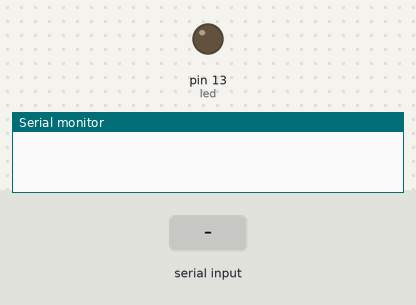
A sketch run on a simulated Arduino Uno, built with avr-gcc and run on an emulated ATmega328P. Shown: output pins drawn as LEDs (lit = HIGH), the last lines printed to the serial monitor. Dashed ring = blinking. The inputs (shaded band) are chosen by the test bench.

Above: at 1.2 s.
1.3 s: "90,45\n" received over Serial
At 1.41 s:
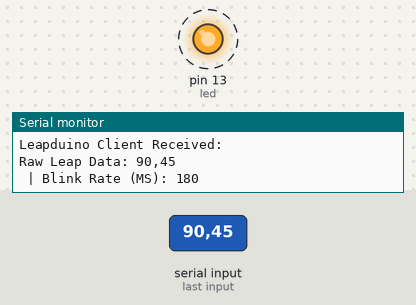
4.3 s: "5\n" received over Serial
At 4.9 s:
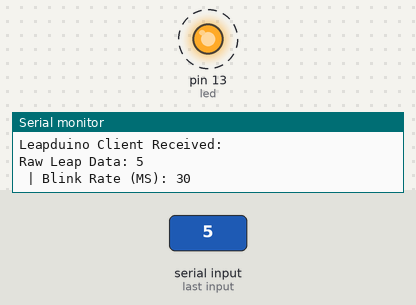
Timing chart, 0 to 13.3 s (numbered marks = the images above; inputs shaded):
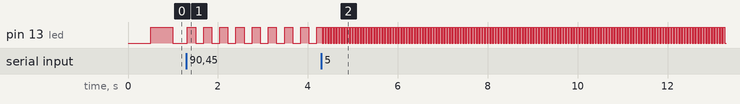

The sketch:

Leapduino.ino
```cpp
// (licence header left out)
/*
Licensed under the Apache License, Version 2.0 (the "License");
you may not use this file except in compliance with the License.
You may obtain a copy of the License at

http://www.apache.org/licenses/LICENSE-2.0

Unless required by applicable law or agreed to in writing, software
distributed under the License is distributed on an "AS IS" BASIS,
WITHOUT WARRANTIES OR CONDITIONS OF ANY KIND, either express or implied.
See the License for the specific language governing permissions and
limitations under the License.
*/
///////////////////////////////////////////////////////////////////////////////
//
#define LEAPDUINO_VERSION "1.0"

//Most Arduino boards have an LED pre-wired to pin 13.
int led = 13;

//Current LED state.  LOW is off and HIGH is on.
int ledState = LOW;

//Blink rate in milliseconds.
long blinkRate = 500;

//Last time the LED was updated.
long previousTime = 0;

//Function: setup//////////////////////////////////////////
//
//This function is the first function run by the Arduino.
//It is used for initializing values and setting up
//connections, etc.
//
void setup()
{
  //Initialize the built-in LED (assuming the Arduino board has one)
  pinMode(led, OUTPUT);

  //Start a serial connection at a baud rate of 38,400.
  Serial.begin(38400);
}

//Function: loop///////////////////////////////////////////
//
//This function is run by the arduino repeatedly after the
//setup function is executed.
//
void loop()
{
  //Get the current system time in milliseconds.
  unsigned long currentTime = millis();

  //Check if it's time to toggle the LED on or off.
  if (currentTime - previousTime >= blinkRate)
  {
    previousTime = currentTime;

    if (ledState == LOW) ledState = HIGH;
    else ledState = LOW;

    digitalWrite(led, ledState);
  }

  //Check if there is serial data available.
  if (Serial.available())
  {
    //Wait for all data to arrive.
    delay(20);

    //Our data.
    String data = "";

    //Iterate over all of the available data and compound it into a string.
    while (Serial.available())
      data += (char) (Serial.read());

    //Set the blink rate based on our newly-read data.
    blinkRate = abs(data.toInt() * 2);

    //A blink rate lower than 30 milliseconds won't really be perceptable by a human.
    if (blinkRate < 30) blinkRate = 30;

    //Echo the data.
    Serial.println("Leapduino Client Received:");
    Serial.println("Raw Leap Data: " + data + " | Blink Rate (MS): " + blinkRate);
  }
}
```

Measured:
- after the input at 1.3 s, pin 13 (led): alternates HIGH for 0.18 s and LOW for 0.18 s, starting at once
- after the input at 4.3 s, pin 13 (led): alternates HIGH for 0.03 s and LOW for 0.03 s, starting at once
